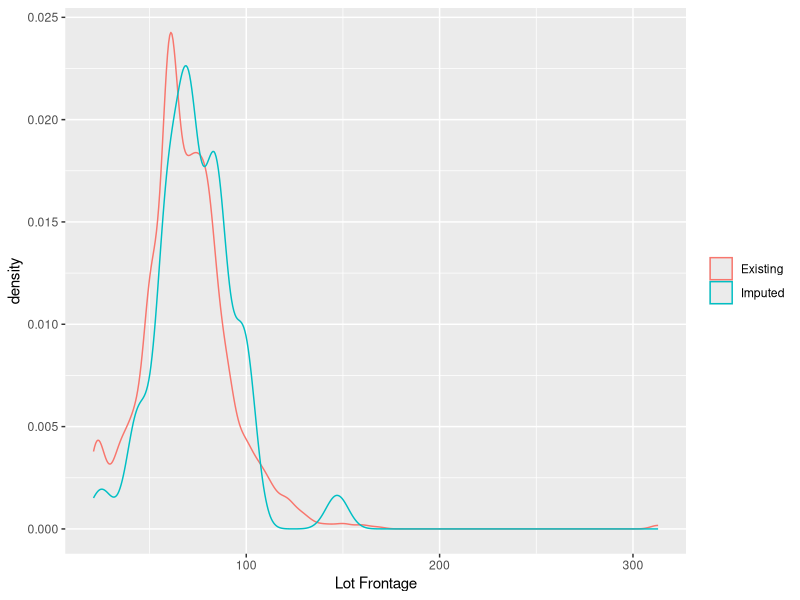
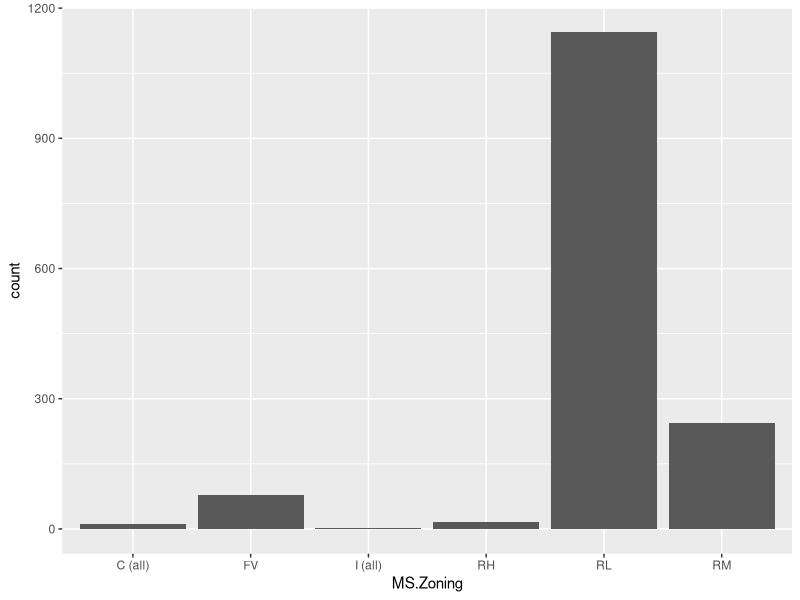
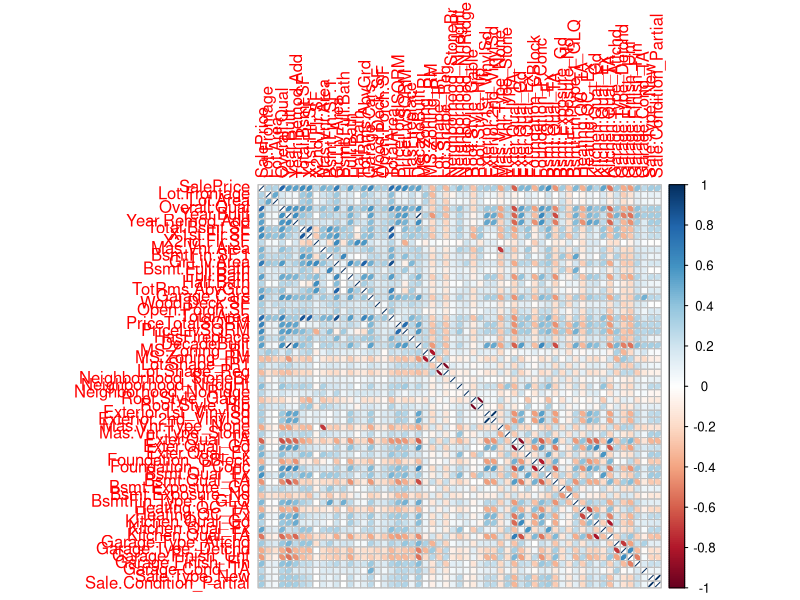

R code for these plots, in order:
#################################
#1 - Data cleaning & null replacement
#################################
housing <- read.csv("data/dataset.csv", dec=",", stringsAsFactors=FALSE)

colSums(sapply(housing, is.na))
#Most of them are missing. 1389, 1493, 1209, 1452 out of 1500
housing2 <- subset(housing, select = -c( Alley, Misc.Feature, Fence, Fireplace.Qu ) )
colSums(sapply(housing2, is.na))

# There are 79 observations with GarageType = NA, 1 observation with GarageArea and GarageCars as # NA, 159 observations with GarageYrBlt, GarageFinish, GarageQual and GarageCond as NAs.
table(housing2$Garage.Area == 0 & housing2$Garage.Cars==0 & is.na(housing2$Garage.Type)) 
col.Garage <- c("Garage.Type", "Garage.Yr.Blt", "Garage.Finish", "Garage.Qual","Garage.Cond")
housing2[housing2$Garage.Area == 0 & housing2$Garage.Cars==0 & is.na(housing2$Garage.Type), col.Garage]<-apply(housing2[housing2$Garage.Area == 0 & housing2$Garage.Cars==0 & is.na(housing2$Garage.Type), col.Garage], 2, function(x) x <- rep("None", 79))
summary(housing2$Garage.Type)

# This leaves us with following observations with missing GarageYrBlt, GarageFinish, GarageQual and GarageCond
table(is.na(housing2$Garage.Yr.Blt) & is.na(housing2$Garage.Finish) & is.na(housing2$Garage.Qual) & is.na(housing2$Garage.Cond))
df <- housing2

# Predict GarageArea
library(rpart)
col.pred <- c("Garage.Type", "Garage.Yr.Blt", "Garage.Finish", "Garage.Qual", "Garage.Cond", "Year.Built",  "Garage.Cars", "Garage.Area")
area.rpart <- rpart(Garage.Area ~ .,
                    data = df[!is.na(df$Garage.Area),col.pred], method = "anova",  na.action=na.omit)
df$Garage.Area[is.na(df$Garage.Area)] <- round(predict(area.rpart, df[is.na(df$Garage.Area),col.pred]))

# Predict GarageCars
cars.rpart <- rpart(Garage.Cars ~ .,
                    data = df[!is.na(df$Garage.Cars),col.pred], method = "anova", na.action=na.omit)
df$Garage.Cars[is.na(df$Garage.Cars)] <- round(predict(cars.rpart, df[is.na(df$Garage.Cars),col.pred]))

# Predict GarageYrBlt
blt.rpart <- rpart(as.factor(Garage.Yr.Blt) ~ .,
                   data = df[!is.na(df$Garage.Yr.Blt),col.pred], method = "class", na.action=na.omit)
df$Garage.Yr.Blt[is.na(df$Garage.Yr.Blt)] <- as.numeric(as.character(predict(blt.rpart, df[is.na(df$Garage.Yr.Blt),col.pred], type = "class")))
colSums(sapply(df, is.na))

# Let's now look at the observations missing GarageFinish, GarageQual and GarageCond
df[is.na(df$Garage.Finish) & is.na(df$Garage.Qual) & is.na(df$Garage.Cond), c(col.Garage, c("Garage.Cars", "Garage.Area"))]

#Basement
col.bsmt <- c("Total.Bsmt.SF", "Bsmt.Exposure", "Bsmt.Cond", "Bsmt.Qual","Bsmt.Fin.Type.1", "Bsmt.Fin.Type.2",  "Bsmt.FinSF.1","Bsmt.Fin.SF.2", "Bsmt.Unf.SF")

# There is one row with NA for all basement data and missing TotalBsmtSF which is assumed 0.
df$Total.Bsmt.SF[is.na(df$Bsmt.Exposure) & is.na(df$Total.Bsmt.SF)] <- 0
table(is.na(df$BsmtFin.Type.1))
col.bsmt <- c("Bsmt.Exposure", "Bsmt.Cond", "Bsmt.Qual","BsmtFin.Type.1", "BsmtFin.Type.2")

# There are 36 rows with NA for basement data
df[df$Total.Bsmt.SF == 0 & is.na(df$Bsmt.Exposure), col.bsmt] <-   apply(df[df$Total.Bsmt.SF == 0 & is.na(df$Bsmt.Exposure), col.bsmt], 2, function(x) x <- rep("None", 36))


# Let us look at the rest of the missing basement data.
df[is.na(df$Bsmt.Exposure)|is.na(df$Bsmt.Cond)|is.na(df$Bsmt.Qual)|is.na(df$BsmtFin.Type.2),    c(col.bsmt, c("Total.Bsmt.SF","BsmtFin.SF.1","BsmtFin.SF.2", "Bsmt.Unf.SF"))]

# Assume that all the basement info and the year the house was built can be a good predictor of any basement info.
col.pred <- c("Bsmt.Exposure", "Bsmt.Cond", "Bsmt.Qual","BsmtFin.Type.1", "BsmtFin.Type.2","Total.Bsmt.SF","Year.Built")
BsmtFin.Type.2.rpart <- rpart(as.factor(BsmtFin.Type.2) ~ .,
                              data = df[!is.na(df$BsmtFin.Type.2),col.pred], method = "class", na.action=na.omit)                     
df$BsmtFin.Type.2[is.na(df$BsmtFin.Type.2)] <- as.character(predict(BsmtFin.Type.2.rpart,                                               
                                                                    df[is.na(df$BsmtFin.Type.2),col.pred],   type="class"))                                                                 
Bsmt.Qual.rpart <- rpart(as.factor(Bsmt.Qual) ~ .,
                         data = df[!is.na(df$Bsmt.Qual),col.pred], method = "class",  na.action=na.omit)                     
df$Bsmt.Qual[is.na(df$Bsmt.Qual)] <- as.character(predict(Bsmt.Qual.rpart,                                                         df[is.na(df$Bsmt.Qual),col.pred], type="class"))
Bsmt.Cond.rpart <- rpart(as.factor(Bsmt.Cond) ~ .,
                         data = df[!is.na(df$Bsmt.Cond),col.pred], method = "class", na.action=na.omit)                
df$Bsmt.Cond[is.na(df$Bsmt.Cond)] <- as.character(predict(Bsmt.Cond.rpart, df[is.na(df$Bsmt.Cond),col.pred], type="class"))
Bsmt.Exposure.rpart <- rpart(as.factor(Bsmt.Exposure) ~ .,
                             data = df[!is.na(df$Bsmt.Exposure),col.pred], method = "class", na.action=na.omit)
df$Bsmt.Exposure[is.na(df$Bsmt.Exposure)] <- as.character(predict(Bsmt.Exposure.rpart,                                                                                                               df[is.na(df$Bsmt.Exposure),col.pred], type="class"))                                                              

# Let us check there are any more NAs
df[is.na(df$BsmtFin.SF.1)|is.na(df$BsmtFin.SF.2)|is.na(df$Bsmt.Unf.SF), c(col.pred, c("BsmtFin.SF.1", "BsmtFin.SF.2","Bsmt.Unf.SF", "Bsmt.Full.Bath","Bsmt.Half.Bath"))]

# There is no basement here as TotalBsmtSF = 0
df$BsmtFin.SF.1[is.na(df$BsmtFin.SF.1)|is.na(df$BsmtFin.SF.2)|is.na(df$Bsmt.Unf.SF)] <- 0
df$BsmtFin.SF.2[is.na(df$BsmtFin.SF.1)|is.na(df$BsmtFin.SF.2)|is.na(df$Bsmt.Unf.SF)] <- 0
df$Bsmt.Unf.SF[is.na(df$BsmtFin.SF.1)|is.na(df$BsmtFin.SF.2)|is.na(df$Bsmt.Unf.SF)] <- 0
table(is.na(df$Bsmt.Full.Bath) & is.na(df$Bsmt.Half.Bath))
df$Bsmt.Full.Bath[df$Total.Bsmt.SF == 0 & is.na(df$Bsmt.Full.Bath)] <- rep(0,1)
df$Bsmt.Half.Bath[df$Total.Bsmt.SF == 0 & is.na(df$Bsmt.Half.Bath)] <- rep(0,1)

#MasVnrType
summary(as.factor(df$Mas.Vnr.Type))

# There are 10 NA's and 862 None MasVnrType. Let's check their corresponding area and see they are 0 or NAs
table(df$Mas.Vnr.Area[df$Mas.Vnr.Type == "None"])

# Since one square feet of MasVnrAreaseem to be very unlikely, let us change these 3 observations with MasVnrArea = 1 to MasVnrArea = 0
df$Mas.Vnr.Area <- ifelse(df$Mas.Vnr.Area == 1,0,df$Mas.Vnr.Area)

# Assign other 4 observations with areas > 0 but having Type as None to NA, which will be fixed later
df$Mas.Vnr.Type[df$Mas.Vnr.Area > 0 & df$Mas.Vnr.Type == "None" & !is.na(df$Mas.Vnr.Type)] <- rep(NA, 4)
table(is.na(df$Mas.Vnr.Type) & is.na(df$Mas.Vnr.Area))

# There are 10 NAs for both MasVnrType and MasVnrArea. Lets assign 0 to all MasVnrArea and None to all MasVnrType.
df$Mas.Vnr.Area[is.na(df$Mas.Vnr.Area)] <-rep(0, 10)
df$Mas.Vnr.Type[is.na(df$Mas.Vnr.Type) & df$Mas.Vnr.Area == 0] <- rep("None", 10)

# Lot.Frontage
table(is.na(df$Lot.Frontage))

# Likely predictors
col.pred <- c("MS.SubClass", "MS.Zoning", "Lot.Frontage", "Lot.Area", "Street", "Lot.Shape", "Land.Contour", "Lot.Config", "Land.Slope", "Bldg.Type", "House.Style", "Yr.Sold", "Sale.Type", "Sale.Condition")

# Predict LotFrontage
frntage.rpart <- rpart(Lot.Frontage ~ .,
                       data = df[!is.na(df$Lot.Frontage),col.pred], method = "anova", na.action=na.omit)

# Let us plot the existing and imputed values and check if imputed values follow the same patten
df.frontage <- as.data.frame(rbind(cbind(rep("Existing", nrow(df[!is.na(df$Lot.Frontage),])),df[!is.na(df$Lot.Frontage), "Lot.Frontage"]),
                                   cbind(rep("Imputed", nrow(df[is.na(df$Lot.Frontage),])),
                                         ceiling(predict(frntage.rpart, df[is.na(df$Lot.Frontage),col.pred])))))
library(ggplot2)
ggplot(df.frontage, aes (x = as.numeric(as.character(V2)), colour = V1)) + geom_density()+  xlab("Lot Frontage")+  theme(legend.title=element_blank())

# Imputed value seem to be fine.
df$Lot.Frontage[is.na(df$Lot.Frontage)] <- ceiling(predict(frntage.rpart, df[is.na(df$Lot.Frontage),col.pred]))

#Pool 
summary(as.factor(df$Pool.QC))
table(df$Pool.Area > 0, df$Pool.QC, useNA = "ifany")

# Reassign 'None' for 'no pool' instead of NAs
df[df$Pool.Area == 0,]$Pool.QC <- rep('None', 1493)

#new column - has pool YES=1, NO=0
#################################
#2 -	Data transformation & new columns
#################################
dataset <- df
dataset<- dataset[complete.cases(dataset), ]
colSums(sapply(dataset, is.na))

dataset$TotalArea <- dataset$Gr.Liv.Area + dataset$Total.Bsmt.SF
dataset$PriceTotalSQRM <- dataset$SalePrice/dataset$TotalArea
dataset$PriceLivSQRM <- dataset$SalePrice/dataset$Gr.Liv.Area
library(dplyr)
dataset3 <- dataset

#Fireplaces (Discrete): Number of fireplaces transform to 0/1
dataset3$HasFireplace<-ifelse(dataset3$Fireplaces>0,1,0)
#remodeled to 0/1
dataset3$Remodeled<-ifelse(dataset3$Year.Remod.Add>dataset3$Year.Built,1,0)
#decade built
dataset3$DecadeBuilt <- (dataset3$Year.Built%/% 10) * 10
dataset4 <- dataset3
#plot all categorical variables
#the same code was used for all categorical variables
p <- ggplot(data = dataset4, aes(x = MS.Zoning))
p <- p + geom_bar(stat="count")
p
#according to ggplot we delete
dataset5 <- subset(dataset4, select = -c( Fireplaces, Garage.Area, Street,Utilities,Land.Slope,Condition.2,Roof.Matl,Heating,Central.Air,Paved.Drive) )


library(data.table)
library(gridExtra)
library(corrplot)
library(ggplot2)
library(e1071)
library(dplyr)


#################################
#3 -	Split numeric and nominal variables into two different data frames
#################################
sapply(dataset5, class)
colSums(sapply(dataset5, is.na))
dataset5$Garage.Yr.Blt <- as.numeric(dataset5$Garage.Yr.Blt)

#nominal variables
chars.only <- sapply(dataset5,class)=='character'
chars <- dataset5[ , chars.only]
names(chars)
str(chars)

#numeric variables
nums.only <- sapply(dataset5,class)!='character'

nums <- dataset5[ , nums.only]
nums[, 1:42] <- sapply(nums[, 1:42], as.numeric)
colSums(sapply(nums, is.na))
nums <- subset(nums, select=-c(Garage.Yr.Blt))

#################################
#4 - Categorical variables to dummy
#################################

#convert categorical variables to dummies
names(chars)
#the same code was used for all categorical variables
for(level in unique(chars$MS.Zoning)){
  chars[paste("MS.Zoning", level, sep = "_")] <- ifelse(chars$MS.Zoning == level, 1, 0)
}

for(level in unique(chars$Lot.Shape)){
  chars[paste("Lot.Shape", level, sep = "_")] <- ifelse(chars$Lot.Shape == level, 1, 0)
}

for(level in unique(chars$Land.Contour)){
  chars[paste("Land.Contour", level, sep = "_")] <- ifelse(chars$Land.Contour == level, 1, 0)
}

for(level in unique(chars$Lot.Config)){
  chars[paste("Lot.Config", level, sep = "_")] <- ifelse(chars$Lot.Config == level, 1, 0)
}

for(level in unique(chars$Neighborhood)){
  chars[paste("Neighborhood", level, sep = "_")] <- ifelse(chars$Neighborhood == level, 1, 0)
}



for(level in unique(chars$Condition.1)){
  chars[paste("Condition.1", level, sep = "_")] <- ifelse(chars$Condition.1 == level, 1, 0)
}

for(level in unique(chars$Bldg.Type)){
  chars[paste("Bldg.Type", level, sep = "_")] <- ifelse(chars$Bldg.Type == level, 1, 0)
}

for(level in unique(chars$Roof.Style)){
  chars[paste("Roof.Style", level, sep = "_")] <- ifelse(chars$Roof.Style == level, 1, 0)
}
for(level in unique(chars$House.Style)){
  chars[paste("House.Style", level, sep = "_")] <- ifelse(chars$House.Style == level, 1, 0)
}
for(level in unique(chars$Exterior.1st)){
  chars[paste("Exterior.1st", level, sep = "_")] <- ifelse(chars$Exterior.1st == level, 1, 0)
}


for(level in unique(chars$Exterior.2nd)){
  chars[paste("Exterior.2nd", level, sep = "_")] <- ifelse(chars$Exterior.2nd == level, 1, 0)
}

for(level in unique(chars$Mas.Vnr.Type)){
  chars[paste("Mas.Vnr.Type", level, sep = "_")] <- ifelse(chars$Mas.Vnr.Type == level, 1, 0)
}

for(level in unique(chars$Exter.Qual)){
  chars[paste("Exter.Qual", level, sep = "_")] <- ifelse(chars$Exter.Qual == level, 1, 0)
}

for(level in unique(chars$Exter.Cond)){
  chars[paste("Exter.Cond", level, sep = "_")] <- ifelse(chars$Exter.Cond == level, 1, 0)
}
for(level in unique(chars$Foundation)){
  chars[paste("Foundation", level, sep = "_")] <- ifelse(chars$Foundation == level, 1, 0)
}


for(level in unique(chars$Bsmt.Qual)){
  chars[paste("Bsmt.Qual", level, sep = "_")] <- ifelse(chars$Bsmt.Qual == level, 1, 0)
}
for(level in unique(chars$Bsmt.Cond)){
  chars[paste("Bsmt.Cond", level, sep = "_")] <- ifelse(chars$Bsmt.Cond == level, 1, 0)
}

for(level in unique(chars$Bsmt.Exposure)){
  chars[paste("Bsmt.Exposure", level, sep = "_")] <- ifelse(chars$Bsmt.Exposure == level, 1, 0)
}

for(level in unique(chars$BsmtFin.Type.1)){
  chars[paste("BsmtFin.Type.1", level, sep = "_")] <- ifelse(chars$BsmtFin.Type.1 == level, 1, 0)
}
for(level in unique(chars$BsmtFin.Type.2)){
  chars[paste("BsmtFin.Type.2", level, sep = "_")] <- ifelse(chars$BsmtFin.Type.2 == level, 1, 0)
}


for(level in unique(chars$Heating.QC)){
  chars[paste("Heating.QC", level, sep = "_")] <- ifelse(chars$Heating.QC == level, 1, 0)
}
for(level in unique(chars$Electrical)){
  chars[paste("Electrical", level, sep = "_")] <- ifelse(chars$Electrical == level, 1, 0)
}

for(level in unique(chars$Kitchen.Qual)){
  chars[paste("Kitchen.Qual", level, sep = "_")] <- ifelse(chars$Kitchen.Qual == level, 1, 0)
}

for(level in unique(chars$Functional)){
  chars[paste("Functional", level, sep = "_")] <- ifelse(chars$Functional == level, 1, 0)
}
for(level in unique(chars$Garage.Type)){
  chars[paste("Garage.Type", level, sep = "_")] <- ifelse(chars$Garage.Type == level, 1, 0)
}


for(level in unique(chars$Garage.Finish)){
  chars[paste("Garage.Finish", level, sep = "_")] <- ifelse(chars$Garage.Finish == level, 1, 0)
}

for(level in unique(chars$Garage.Qual)){
  chars[paste("Garage.Qual", level, sep = "_")] <- ifelse(chars$Garage.Qual == level, 1, 0)
}

for(level in unique(chars$Garage.Cond)){
  chars[paste("Garage.Cond", level, sep = "_")] <- ifelse(chars$Garage.Cond == level, 1, 0)
}
for(level in unique(chars$Pool.QC)){
  chars[paste("Pool.QC", level, sep = "_")] <- ifelse(chars$Pool.QC == level, 1, 0)
}



for(level in unique(chars$Sale.Type)){
  chars[paste("Sale.Type", level, sep = "_")] <- ifelse(chars$Sale.Type == level, 1, 0)
}
for(level in unique(chars$Sale.Condition)){
  chars[paste("Sale.Condition", level, sep = "_")] <- ifelse(chars$Sale.Condition == level, 1, 0)
}

# keep only dummy variables
dummy_chars <- subset(chars, select = -c(Pool.QC, MS.Zoning, Lot.Shape, Land.Contour, Lot.Config, Neighborhood, Condition.1, Bldg.Type, House.Style, Roof.Style, Exterior.1st, Exterior.2nd, Mas.Vnr.Type, Exter.Qual, Exter.Cond, Foundation, Bsmt.Qual, Bsmt.Cond, Bsmt.Exposure, BsmtFin.Type.1, BsmtFin.Type.2, Heating.QC, Electrical, Kitchen.Qual, Functional, Garage.Type,Garage.Finish , Garage.Qual, Garage.Cond, Sale.Type, Sale.Condition) )
dummy_chars[, 1:214] <- sapply(dummy_chars[, 1:214], as.numeric)

#merge numeric and dummy variables
merged <- merge(nums, dummy_chars, by="row.names")

merged[, 1:257] <- sapply(merged[, 1:257], as.numeric)

merged = subset(merged, select=-c(Row.names))

merged<- merged[complete.cases(merged), ]
colSums(sapply(merged, is.na))
write.csv(merged, "data/merged.csv")

#################################
#5 -	Reduce number of columns
#################################

#keep only attributes highly correlated to price
names(merged)
#correlation atts - sale price
str(merged)
library(corrplot)

# keep only attributes with correlation to price greater/less than 0.25/-0.25 

#keep only attributes highly correlated to price
merged <- subset(merged, select=-c(Order, PID))

colSums(sapply(merged , is.na))
names(merged)
#keep only attributes highly correlated to price
correlations <- cor(merged)

#correlation atts - price
pcor <- correlations[,34]
summary(pcor)
library(corrplot)

# keep only attributes with correlation to price greater/less than 0.25/-0.25 
pcor<- data.frame(as.list(pcor))
pcor[colSums(pcor > 0.25 | pcor < -0.25) >= 1, ]

highcor <- subset(merged, select=c(SalePrice,
Lot.Frontage,  Lot.Area, Overall.Qual,
Year.Built, Year.Remod.Add,
Total.Bsmt.SF, X1st.Flr.SF, X2nd.Flr.SF,
Mas.Vnr.Area,BsmtFin.SF.1,
Gr.Liv.Area, Bsmt.Full.Bath,
Full.Bath, Half.Bath,
TotRms.AbvGrd, Garage.Cars ,Wood.Deck.SF ,Open.Porch.SF,
TotalArea, PriceTotalSQRM,
PriceLivSQRM ,HasFireplace , DecadeBuilt ,MS.Zoning_RL, MS.Zoning_RM,
Lot.Shape_IR1, Lot.Shape_Reg,
Neighborhood_StoneBr,
Neighborhood_NridgHt,
Neighborhood_NoRidge,
Roof.Style_Gable ,Roof.Style_Hip,
Exterior.1st_VinylSd,
Exterior.2nd_VinylSd,
Mas.Vnr.Type_None,Mas.Vnr.Type_Stone,
Exter.Qual_TA ,Exter.Qual_Gd,
Exter.Qual_Ex,
Foundation_CBlock, Foundation_PConc,
Bsmt.Qual_Ex ,Bsmt.Qual_TA,
Bsmt.Exposure_Gd ,Bsmt.Exposure_No  , BsmtFin.Type.1_GLQ,
Heating.QC_TA ,Heating.QC_Ex,
Kitchen.Qual_Gd ,Kitchen.Qual_Ex, Kitchen.Qual_TA,
Garage.Type_Attchd ,Garage.Type_Detchd,
Garage.Finish_Unf, Garage.Finish_Fin,
Garage.Cond_TA,
Sale.Type_New,
Sale.Condition_Partial
)) 
corrplot(cor(highcor),method='e')
write.csv(highcor, "data/highly-correlated.csv")
